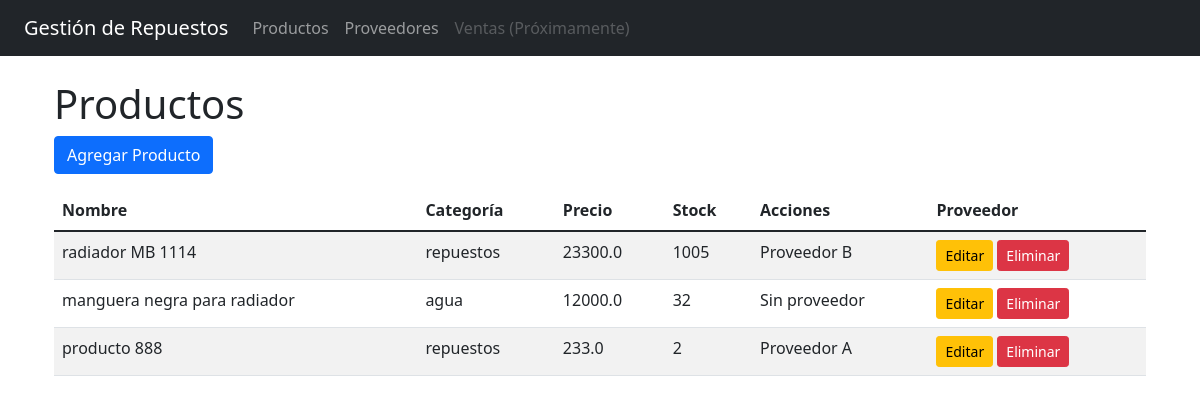
The page /productos on the database its author committed.
### app/models/__init__.py (models this page shows, shortened)
class Producto(db.Model):
    id = db.Column(db.Integer, primary_key=True)
    nombre = db.Column(db.String(100), nullable=False)
    categoria = db.Column(db.String(50))
    precio = db.Column(db.Float, nullable=False)
    stock = db.Column(db.Integer, default=0)
    proveedor_id = db.Column(db.Integer, db.ForeignKey('proveedor.id'))
    proveedor = db.relationship('Proveedor', backref=db.backref('productos', lazy=True))

class Proveedor(db.Model):
    id = db.Column(db.Integer, primary_key=True)
    nombre = db.Column(db.String(100), nullable=False)
    contacto = db.Column(db.String(100))
    telefono = db.Column(db.String(20))
    direccion = db.Column(db.Text)

### app/views/productos.py (the view)
@productos_bp.route('/productos', methods=['GET'])
def listar_productos():
    productos = Producto.query.all()
    return render_template('productos/listar.html', productos=productos)

### app/templates/productos/listar.html (shortened to what this page needs)
{% extends "base.html" %}
{% block content %}
<h1>Productos</h1>
<a href="{{ url_for('productos.crear_producto') }}" class="btn btn-primary mb-3">Agregar Producto</a>
<table class="table table-striped">
    <thead>
        <tr>
            <th>Nombre</th>
            <th>Categoría</th>
            <th>Precio</th>
            <th>Stock</th>
            <th>Acciones</th>
            <th>Proveedor</th>
        </tr>
    </thead>
    <tbody>
        {% for producto in productos %}
        <tr>
            <td>{{ producto.nombre }}</td>
            <td>{{ producto.categoria }}</td>
            <td>{{ producto.precio }}</td>
            <td>{{ producto.stock }}</td>
            <td>{{ producto.proveedor.nombre if producto.proveedor else 'Sin proveedor' }}</td>
            <td>
                <a href="{{ url_for('productos.editar_producto', id=producto.id) }}" class="btn btn-warning btn-sm">Editar</a>
                <form action="{{ url_for('productos.eliminar_producto', id=producto.id) }}" method="POST" style="display:inline;">
                    <button type="submit" class="btn btn-danger btn-sm">Eliminar</button>
                </form>
            </td>
        </tr>
        {% endfor %}
    </tbody>
</table>
{% endblock %}

### rows shown on the page
Producto: nombre "radiador MB 1114", categoria "repuestos", precio "23300.0", stock "1005", proveedor "Proveedor B"
Producto: nombre "manguera negra para radiador", categoria "agua", precio "12000.0", stock "32", proveedor "Sin proveedor"
Producto: nombre "producto 888", categoria "repuestos", precio "233.0", stock "2", proveedor "Proveedor A"
